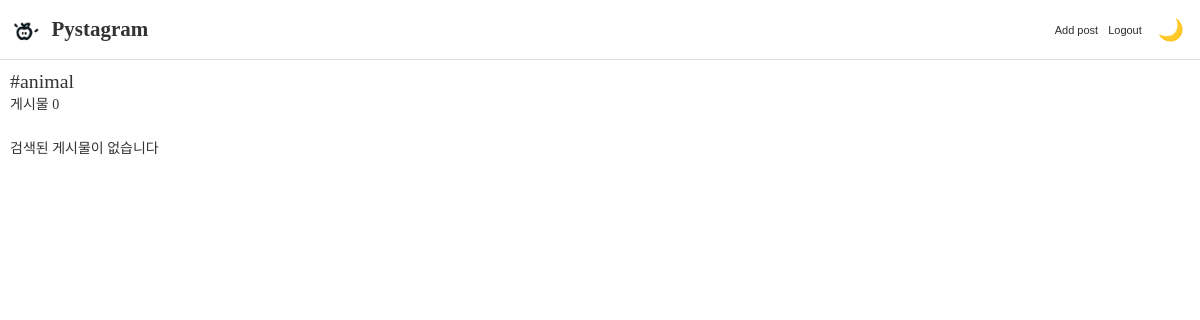
/posts/tags/animal/, run on an earlier commit of the app's database.
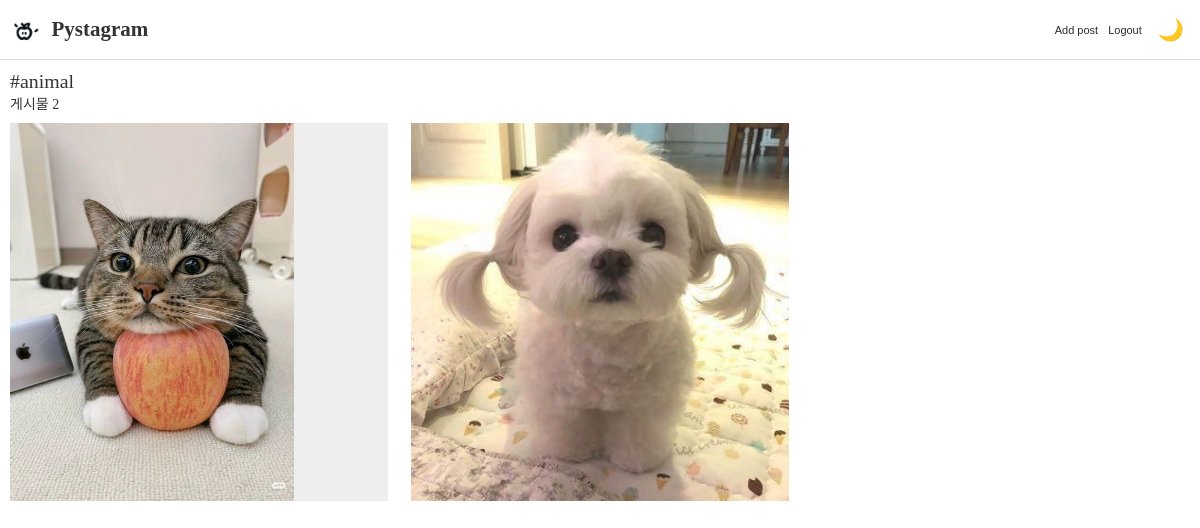
And on a later commit of the database.
### posts/models.py (models this page shows, shortened)
class HashTag(models.Model):
    name = models.CharField("태그명", max_length=50)

class Post(models.Model):
    user = models.ForeignKey(
        "users.User",
        verbose_name="작성자",
        on_delete=models.CASCADE,
    )
    content = models.TextField("내용")
    created = models.DateTimeField("생성일시", auto_now_add=True)
    tags = models.ManyToManyField("posts.HashTag", verbose_name="해시태그 목록", blank=True)

class PostImage(models.Model):
    post = models.ForeignKey(
        Post,
        verbose_name = "포스트",
        on_delete=models.CASCADE,
    )
    photo = models.ImageField("사진", upload_to="post")

### posts/views.py (the view)
# urls.py: path("tags/<str:tag_name>/", tags, name="tags"),
def tags(request, tag_name):
    try:
        tag = HashTag.objects.get(name=tag_name)
    except HashTag.DoesNotExist:
        posts = Post.objects.none()
    else:
        posts = Post.objects.filter(tags=tag)
    context = {
        "tag_name":tag_name,
        "posts":posts,
    }
    return render(request, 'posts/tags.html', context)

### templates/posts/tags.html
{% extends 'base_nav.html' %}
{% block content %}
<div id="tags">
    <header class="tags-header">
        <h2>#{{ tag_name }}</h2>
        <div>게시물 {{ posts.count }}</div>
    </header>
    <div class="post-grid-container">
        {% for post in posts %}
            {% if post.postimage_set.first and post.postimage_set.first.photo %}
                <div class="post-grid">
                    <a href="{% url 'posts:post_detail' post_id=post.id %}">
                        <img src="{{ post.postimage_set.first.photo.url }}" alt="">
                    </a>
                </div>
            {% endif %}
        {% empty %}
            <p>검색된 게시물이 없습니다</p>
        {% endfor %}
    </div>
</div>
{% endblock %}

### templates/base_nav.html
{% extends '_base.html' %}
{% block base_content %}
    {% include 'nav.html' %}
    {% block content %}{% endblock %}
{% endblock %}

### templates/_base.html (shortened to what this page needs)
{% load static %}
<!doctype html>
<html lang="ko">
<head>
    <link rel="stylesheet" href="{% static 'css/stylenew.css' %}">
</head>
<body>
    {% block base_content %}{% endblock %}
</body>
</html>

### templates/nav.html
{% load static %}
<nav>
    <h1>
        <a href="{% url 'posts:feeds' %}">
            <img src="{% static 'logo.png' %}" alt="Pystagram Logo" class="navbar-logo">
            <span>Pystagram</span>
        </a>
    </h1>
    <a href="{% url 'posts:post_add' %}">Add post</a>
    <a href="{% url 'users:logout' %}">Logout</a>
    <button class="dark-mode-toggle">🌙</button>
</nav>

### static/css/stylenew.css (style rules this page uses)
h1, h2, h3, h4, h5, h6 { padding: 0; margin: 0; font-weight: 300; }
h2 { font-size: 1.42rem; }
a { text-decoration: none; color: #333; }
html { margin: 0; font-family: "Noto Sans KR", serif; font-weight: 300; font-size: 14px; color: #333; height: 100%; }
body { margin: 0; height: 100%; }
body > nav { position: fixed; display: flex; flex-direction: row; align-items: center; top: 0; width: 100%; height: 60px; box-sizing: border-box; padding: 0 10px; z-index: 3; border-bottom: 1px solid #ddd; background-color: white; }
body > nav > h1 { font-weight: bold; margin-right: auto; display: flex; align-items: center; }
body > nav > h1 > a { display: flex; align-items: center; text-decoration: none; color: inherit; }
body > nav > h1 > a > img { height: 30px; margin-right: 10px; }
body > nav > a { font-weight: 400; color: #2c2c2c; font-family: "Noto Sans KR", sans-serif; font-size: 11px; margin-right: 10px; text-decoration: none; }
.post-grid-container { display: flex; flex-direction: row; flex-wrap: wrap; }
.post-grid-container .post-grid { display: flex; aspect-ratio: 1/1; width: calc((100vw - (100vw - 100%)) * 0.32); margin-right: calc((100vw - (100vw - 100%)) * 0.02); margin-bottom: 2vw; background-color: #eee; box-sizing: border-box; overflow: hidden; }
.post-grid-container .post-grid a { display: flex; }
.post-grid-container .post-grid img { min-width: 100%; object-fit: cover; object-position: center center; }
#tags { padding: 70px 10px 10px 10px; }
#tags .tags-header { margin-bottom: 10px; }
button.dark-mode-toggle { background: none; border: none; font-size: 1.5em; cursor: pointer; }

What changed in the data, as far as the page shows it:
added HashTag: name "animal"
added Post: postimage_set.first.photo (picture)
added Post: postimage_set.first.photo (picture)
Also different on the page:
{{ posts.count }}: "0" → "2"
{{ tag_name }}: "animal" → (not shown)
text no longer shown: "검색된 게시물이 없습니다"
